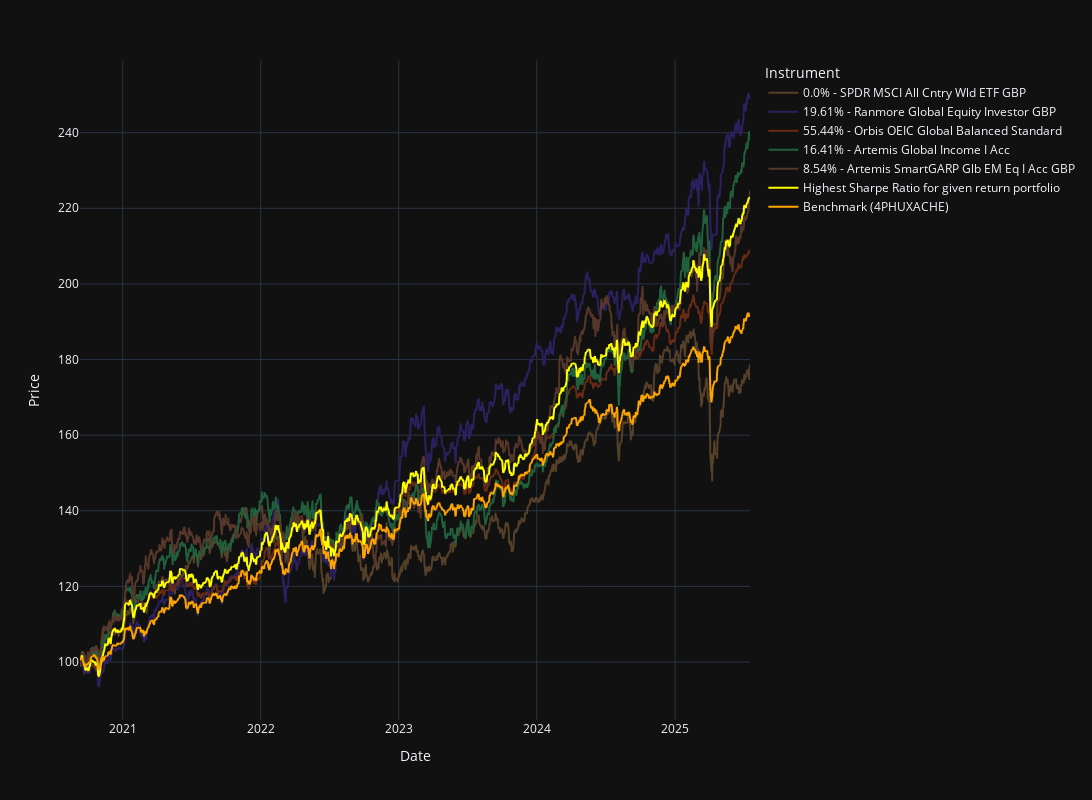

This figure's notebook cell:
### Code cell
import plotly.express as plot

graph_prices = portfolio.daily_price_history
names_with_weights = []
weight_colours=[]

weights = list(pyportfolio_max_sharpe_weights.values())

for i in range(len(graph_prices.columns)):
    percentage = weights[i]*100.0
    fund_name = portfolio.fund_selection[i].name
    names_with_weights.append(f"{round(percentage,2)}% - {fund_name}")
    colour = ColorHash(fund_name, lightness=[0.25]).hex
    weight_colours.append(colour)

# Add total to graph
#print(graph_prices.dot(weights))
graph_prices['Highest Sharpe Ratio for given return portfolio'] = graph_prices.dot(weights)
#names_with_weights.append(f'Highest Sharpe Ratio for given return portfolio {best_result.annual_return*100.0:.2f}% return')
names_with_weights.append(f'Highest Sharpe Ratio for given return portfolio')
weight_colours.append("yellow")

# Add benchmark to graph
benchmark_prices = portfolio.get_benchmark_daily_price_history()
graph_prices['Benchmark (4PHUXACHE)'] = benchmark_prices
names_with_weights.append(f'Benchmark (4PHUXACHE)')
weight_colours.append("orange")

graph_prices.columns = names_with_weights

fig = plot.line(graph_prices, x=graph_prices.index, y=graph_prices.columns, 
                #title=f"Lowest Max Drawdown ({round(best_result.max_drawdown*100,3)}%) portfolio for {best_result.annual_return*100.0:.2f}% annualised return, min {MIN_ALLOCATION*100.0:.1f}% allocation, max {MAX_ALLOCATION*100.0:.1f}% allocation",
                labels={'value': 'Price', 'variable': 'Instrument'},
                template='plotly_dark',
                color_discrete_sequence=weight_colours
                )
fig.update_layout(autosize=False, width=1600, height=800 )
fig.show()

### Figure 1 — Plotly figure (JSON) as saved in the notebook; plotly's stock layout.template omitted (floating-point values rounded to 4 significant figures; data arrays with more than 128 entries replaced by an {"elided": "..."} marker saying what was removed)
{"data": [{"hovertemplate": "Instrument=0.0% - SPDR MSCI All Cntry Wld ETF GBP<br>Date=%{x}<br>Price=%{y}<extra></extra>", "legendgroup": "0.0% - SPDR MSCI All Cntry Wld ETF GBP", "line": {"color": "#564029", "dash": "solid"}, "marker": {"symbol": "circle"}, "mode": "lines", "name": "0.0% - SPDR MSCI All Cntry Wld ETF GBP", "showlegend": true, "type": "scattergl", "x": {"elided": "1264 str values"}, "xaxis": "x", "y": {"elided": "1264 float values"}, "yaxis": "y"}, {"hovertemplate": "Instrument=19.61% - Ranmore Global Equity Investor GBP<br>Date=%{x}<br>Price=%{y}<extra></extra>", "legendgroup": "19.61% - Ranmore Global Equity Investor GBP", "line": {"color": "#2d2060", "dash": "solid"}, "marker": {"symbol": "circle"}, "mode": "lines", "name": "19.61% - Ranmore Global Equity Investor GBP", "showlegend": true, "type": "scattergl", "x": {"elided": "1264 str values"}, "xaxis": "x", "y": {"elided": "1264 float values"}, "yaxis": "y"}, {"hovertemplate": "Instrument=55.44% - Orbis OEIC Global Balanced Standard<br>Date=%{x}<br>Price=%{y}<extra></extra>", "legendgroup": "55.44% - Orbis OEIC Global Balanced Standard", "line": {"color": "#692b16", "dash": "solid"}, "marker": {"symbol": "circle"}, "mode": "lines", "name": "55.44% - Orbis OEIC Global Balanced Standard", "showlegend": true, "type": "scattergl", "x": {"elided": "1264 str values"}, "xaxis": "x", "y": {"elided": "1264 float values"}, "yaxis": "y"}, {"hovertemplate": "Instrument=16.41% - Artemis Global Income I Acc<br>Date=%{x}<br>Price=%{y}<extra></extra>", "legendgroup": "16.41% - Artemis Global Income I Acc", "line": {"color": "#20603c", "dash": "solid"}, "marker": {"symbol": "circle"}, "mode": "lines", "name": "16.41% - Artemis Global Income I Acc", "showlegend": true, "type": "scattergl", "x": {"elided": "1264 str values"}, "xaxis": "x", "y": {"elided": "1264 float values"}, "yaxis": "y"}, {"hovertemplate": "Instrument=8.54% - Artemis SmartGARP Glb EM Eq I Acc GBP<br>Date=%{x}<br>Price=%{y}<extra></extra>", "legendgroup": "8.54% - Artemis SmartGARP Glb EM Eq I Acc GBP", "line": {"color": "#563729", "dash": "solid"}, "marker": {"symbol": "circle"}, "mode": "lines", "name": "8.54% - Artemis SmartGARP Glb EM Eq I Acc GBP", "showlegend": true, "type": "scattergl", "x": {"elided": "1264 str values"}, "xaxis": "x", "y": {"elided": "1264 float values"}, "yaxis": "y"}, {"hovertemplate": "Instrument=Highest Sharpe Ratio for given return portfolio<br>Date=%{x}<br>Price=%{y}<extra></extra>", "legendgroup": "Highest Sharpe Ratio for given return portfolio", "line": {"color": "yellow", "dash": "solid"}, "marker": {"symbol": "circle"}, "mode": "lines", "name": "Highest Sharpe Ratio for given return portfolio", "showlegend": true, "type": "scattergl", "x": {"elided": "1264 str values"}, "xaxis": "x", "y": {"elided": "1264 float values"}, "yaxis": "y"}, {"hovertemplate": "Instrument=Benchmark (4PHUXACHE)<br>Date=%{x}<br>Price=%{y}<extra></extra>", "legendgroup": "Benchmark (4PHUXACHE)", "line": {"color": "orange", "dash": "solid"}, "marker": {"symbol": "circle"}, "mode": "lines", "name": "Benchmark (4PHUXACHE)", "showlegend": true, "type": "scattergl", "x": {"elided": "1264 str values"}, "xaxis": "x", "y": {"elided": "1264 float values"}, "yaxis": "y"}], "layout": {"autosize": false, "height": 800, "legend": {"title": {"text": "Instrument"}, "tracegroupgap": 0}, "margin": {"t": 60}, "width": 1600, "xaxis": {"anchor": "y", "domain": [0, 1], "title": {"text": "Date"}}, "yaxis": {"anchor": "x", "domain": [0, 1], "title": {"text": "Price"}}}}
